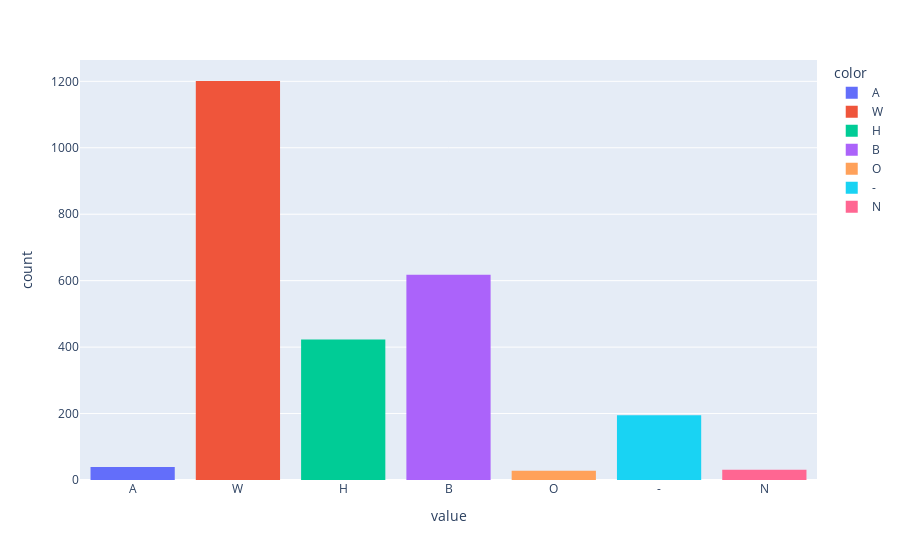

The notebook cell saved with this chart:
### Markdown cell above
# Race of People Killed

Create a chart that shows the total number of people killed by race.

### Code cell
px.histogram(deaths['race'], color = deaths['race'])

### Figure 1 — Plotly figure (JSON) as saved in the notebook; plotly's stock layout.template omitted (floating-point values rounded to 4 significant figures; data arrays with more than 128 entries replaced by an {"elided": "..."} marker saying what was removed)
{"data": [{"alignmentgroup": "True", "bingroup": "x", "hovertemplate": "color=A<br>value=%{x}<br>count=%{y}<extra></extra>", "legendgroup": "A", "marker": {"color": "#636efa", "pattern": {"shape": ""}}, "name": "A", "offsetgroup": "A", "orientation": "v", "showlegend": true, "type": "histogram", "x": ["A", "A", "A", "A", "A", "A", "A", "A", "A", "A", "A", "A", "A", "A", "A", "A", "A", "A", "A", "A", "A", "A", "A", "A", "A", "A", "A", "A", "A", "A", "A", "A", "A", "A", "A", "A", "A", "A", "A"], "xaxis": "x", "yaxis": "y"}, {"alignmentgroup": "True", "bingroup": "x", "hovertemplate": "color=W<br>value=%{x}<br>count=%{y}<extra></extra>", "legendgroup": "W", "marker": {"color": "#EF553B", "pattern": {"shape": ""}}, "name": "W", "offsetgroup": "W", "orientation": "v", "showlegend": true, "type": "histogram", "x": {"elided": "1201 str values"}, "xaxis": "x", "yaxis": "y"}, {"alignmentgroup": "True", "bingroup": "x", "hovertemplate": "color=H<br>value=%{x}<br>count=%{y}<extra></extra>", "legendgroup": "H", "marker": {"color": "#00cc96", "pattern": {"shape": ""}}, "name": "H", "offsetgroup": "H", "orientation": "v", "showlegend": true, "type": "histogram", "x": {"elided": "423 str values"}, "xaxis": "x", "yaxis": "y"}, {"alignmentgroup": "True", "bingroup": "x", "hovertemplate": "color=B<br>value=%{x}<br>count=%{y}<extra></extra>", "legendgroup": "B", "marker": {"color": "#ab63fa", "pattern": {"shape": ""}}, "name": "B", "offsetgroup": "B", "orientation": "v", "showlegend": true, "type": "histogram", "x": {"elided": "618 str values"}, "xaxis": "x", "yaxis": "y"}, {"alignmentgroup": "True", "bingroup": "x", "hovertemplate": "color=O<br>value=%{x}<br>count=%{y}<extra></extra>", "legendgroup": "O", "marker": {"color": "#FFA15A", "pattern": {"shape": ""}}, "name": "O", "offsetgroup": "O", "orientation": "v", "showlegend": true, "type": "histogram", "x": ["O", "O", "O", "O", "O", "O", "O", "O", "O", "O", "O", "O", "O", "O", "O", "O", "O", "O", "O", "O", "O", "O", "O", "O", "O", "O", "O", "O"], "xaxis": "x", "yaxis": "y"}, {"alignmentgroup": "True", "bingroup": "x", "hovertemplate": "color=-<br>value=%{x}<br>count=%{y}<extra></extra>", "legendgroup": "-", "marker": {"color": "#19d3f3", "pattern": {"shape": ""}}, "name": "-", "offsetgroup": "-", "orientation": "v", "showlegend": true, "type": "histogram", "x": {"elided": "195 str values"}, "xaxis": "x", "yaxis": "y"}, {"alignmentgroup": "True", "bingroup": "x", "hovertemplate": "color=N<br>value=%{x}<br>count=%{y}<extra></extra>", "legendgroup": "N", "marker": {"color": "#FF6692", "pattern": {"shape": ""}}, "name": "N", "offsetgroup": "N", "orientation": "v", "showlegend": true, "type": "histogram", "x": ["N", "N", "N", "N", "N", "N", "N", "N", "N", "N", "N", "N", "N", "N", "N", "N", "N", "N", "N", "N", "N", "N", "N", "N", "N", "N", "N", "N", "N", "N", "N"], "xaxis": "x", "yaxis": "y"}], "layout": {"barmode": "relative", "legend": {"title": {"text": "color"}, "tracegroupgap": 0}, "margin": {"t": 60}, "xaxis": {"anchor": "y", "domain": [0, 1], "title": {"text": "value"}}, "yaxis": {"anchor": "x", "domain": [0, 1], "title": {"text": "count"}}}}
